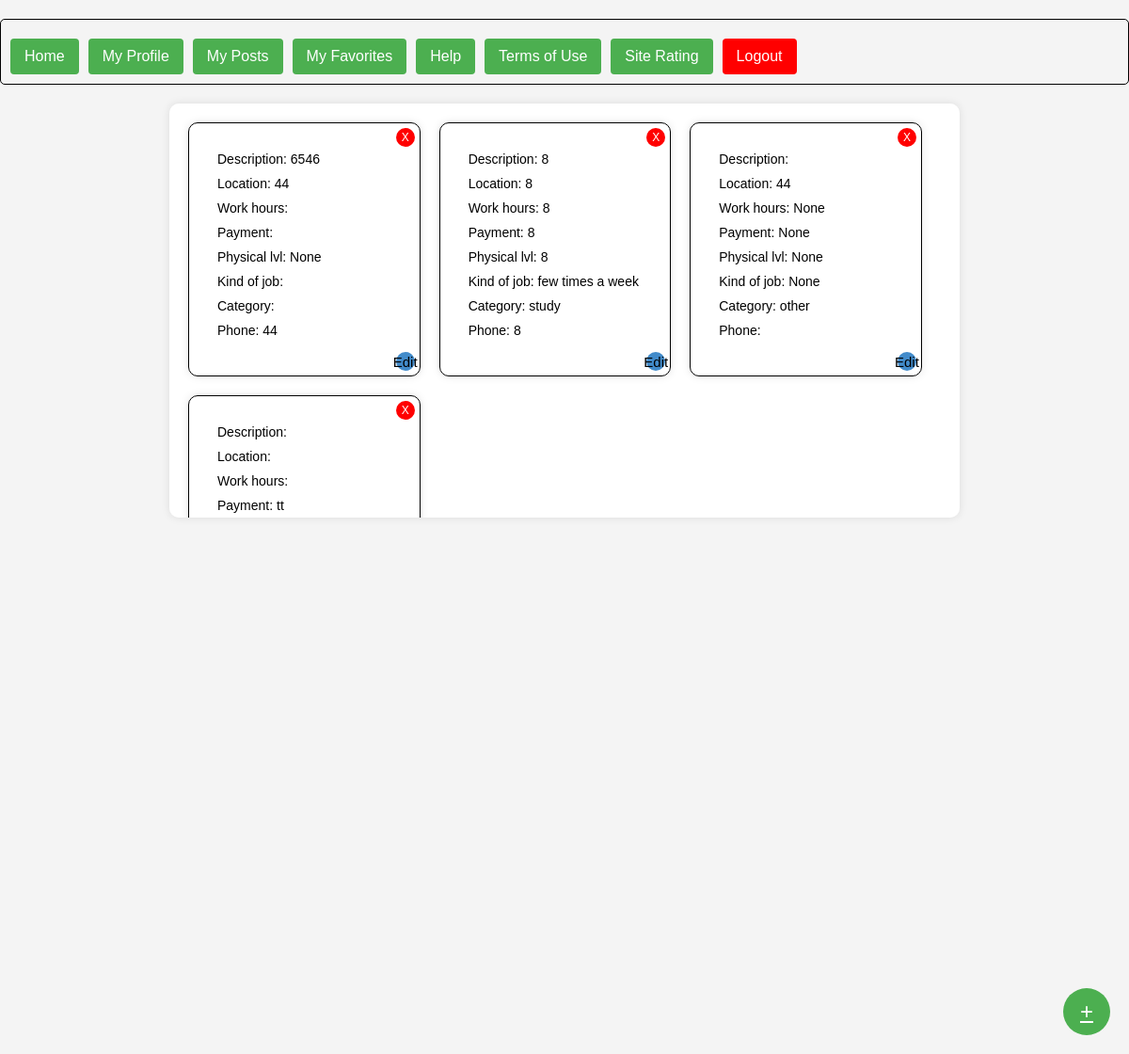
Before: /myposts/ (signed in) with the older database file.
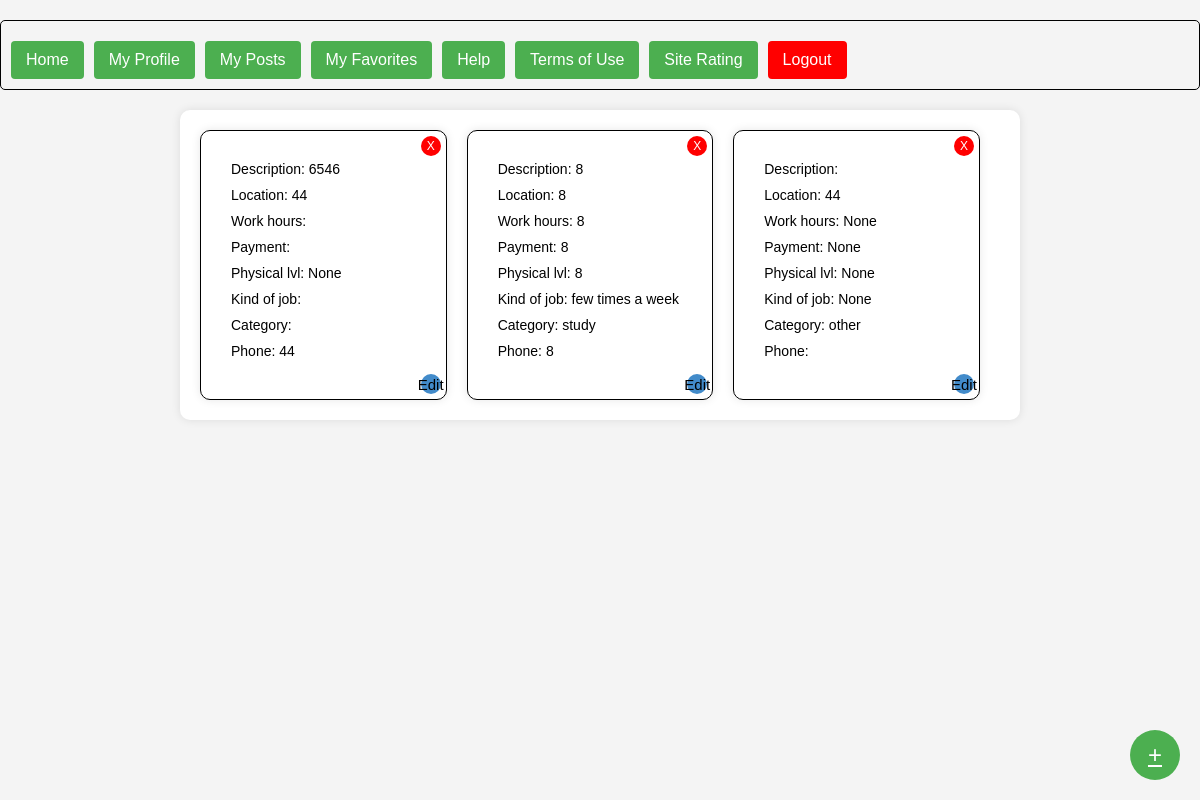
After: the same page with the newer database file.
### posts/models.py (models this page shows)
class Post(models.Model):
    description = models.TextField(null=True, blank=True)
    location = models.TextField(null=True, blank=True)
    payment = models.TextField(null=True, blank=True)
    work_hours = models.TextField(null=True, blank=True)
    phys_lvl = models.IntegerField(null=True, blank=True)
    kind_of_job = models.TextField(null=True, blank=True)
    category = models.TextField(null=True, blank=True)
    phone = models.TextField(null=True, blank=True)

### project/views.py (the view)
# urls.py: path('myposts/', views.myposts, name="myposts"),
def myposts(request):
    global_user_id = request.session.get('global_user_id')
    if global_user_id:
        user = User.objects.get(id=global_user_id)
        my_post_ids = user.my_posts  # List of post IDs belonging to the user
        filtered_posts = Post.objects.filter(id__in=my_post_ids)
        my_posts_count = len(filtered_posts)
        context = {'posts': filtered_posts, 'open_posts_count': my_posts_count}
        return render(request, 'posts.html', context)
    else:
        return JsonResponse({'error': 'User not logged in'}, status=401)

### templates/posts.html (shortened to what this page needs)
<!DOCTYPE html>
<html lang="en">
<head>
</head>
<body>
{% extends 'toolbar.html' %}
{% block content %}
<div class="posts-container">
  <div class="posts">
    {% for post in posts %}
      <div class="post" data-description="{{ post.description }}" data-location="{{ post.location }}" data-work_hours="{{ post.work_hours }}" data-phys_lvl="{{ post.phys_lvl }}" data-kind_of_job="{{ post.kind_of_job }}" data-category="{{ post.category }}" data-phone="{{ post.phone }}">
          <div class="post-content">
              <div class="post-info">Description: {{ post.description }}</div>
              <div class="post-info">Location: {{ post.location }}</div>
              <div class="post-info">Work hours: {{ post.work_hours }}</div>
              <div class="post-info">Payment: {{ post.payment }}</div>
              <div class="post-info">Physical lvl: {{ post.phys_lvl }}</div>
              <div class="post-info">Kind of job: {{ post.kind_of_job }}</div>
              <div class="post-info">Category: {{ post.category }}</div>
              <div class="post-info">Phone: {{ post.phone }}</div>
              <button class="remove-button" onclick="removePost(event)" data-post-id="{{ post.id }}">X</button>
              <button class="edit-button" onclick="editPost(event)" data-post-id="{{ post.id }}">Edit</button>
          </div>
      </div>
    {% endfor %}
  </div>
</div>
<a href="{% url 'create_post' %}" class="create-post-button" onclick="checkOpenPosts()">+</a>
</body>
</html>
{% endblock %}

Changed rows visible on the page:
removed Post: payment "tt"
